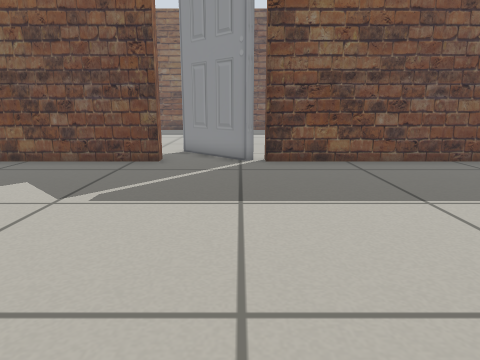
view 1 (above)

16 first-person views from a walk through a robot-simulator world made for Gazebo. The camera is 0.5 m above the floor, tilts 12° down and sees 70° across. The floor is counted in squares, 0.25 m on a side. Each view is taken from the middle of a square. On the plan, view 1 faces up. The plan holds only what a view shows up to about 18 squares ahead; the rest is blank.

view 2
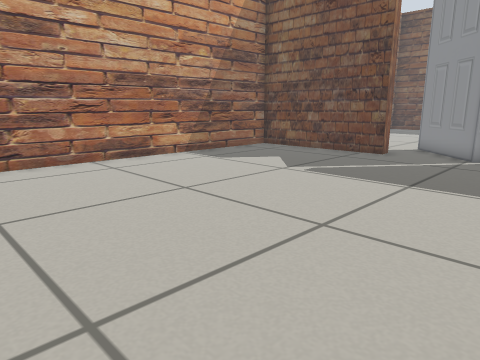

view 3
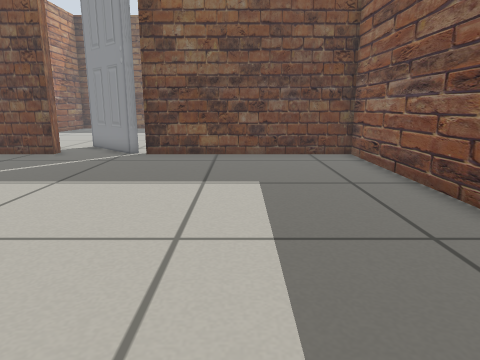

view 4
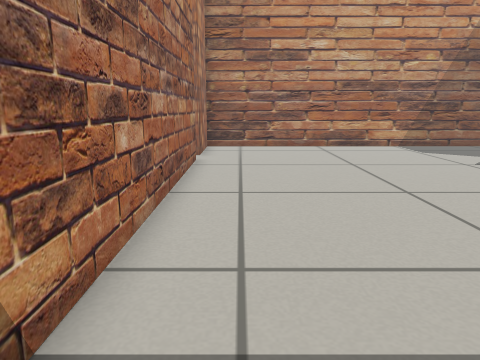

view 5
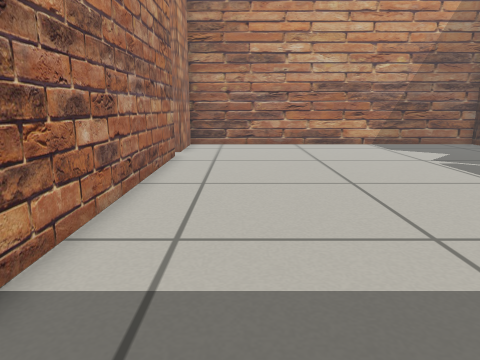

view 6
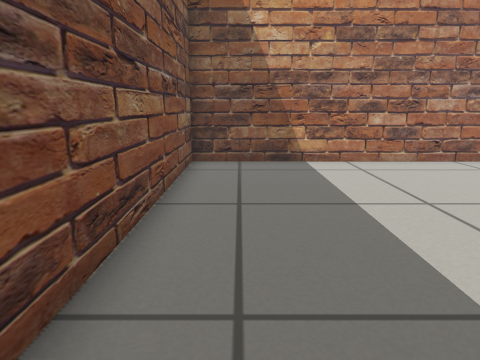

view 7
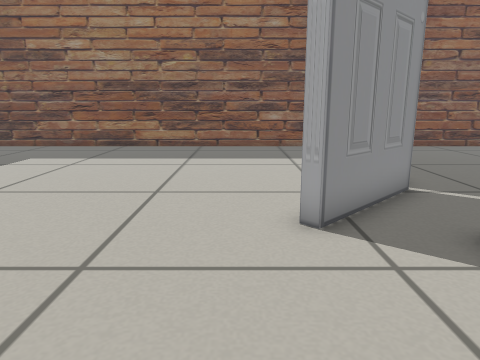

view 8
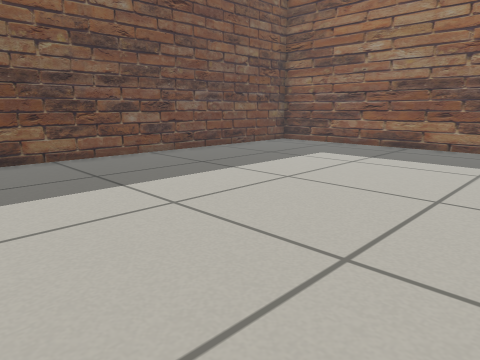

view 9
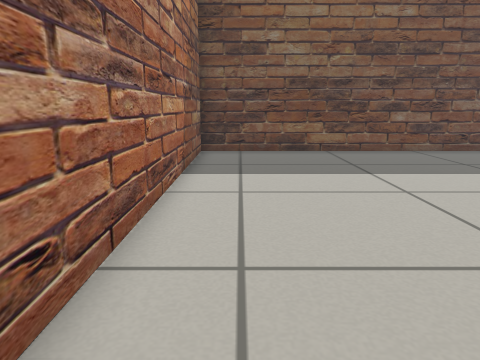

view 10
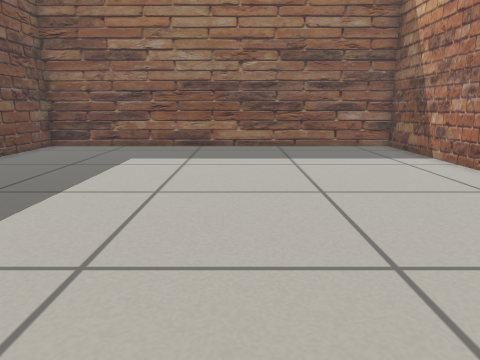

view 11
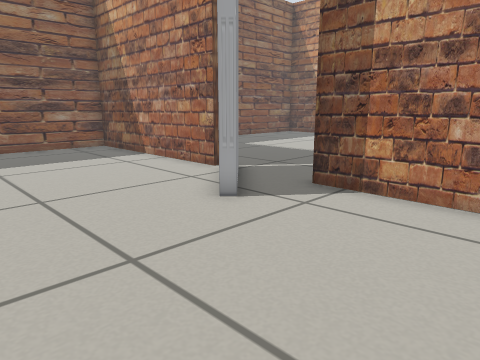

view 12
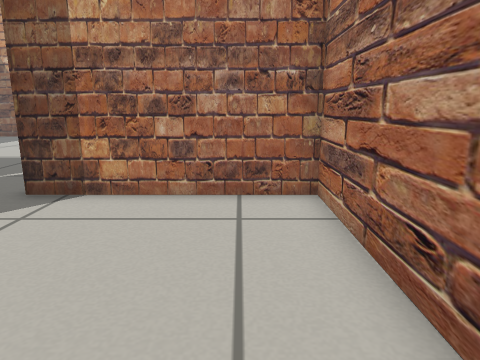

view 13
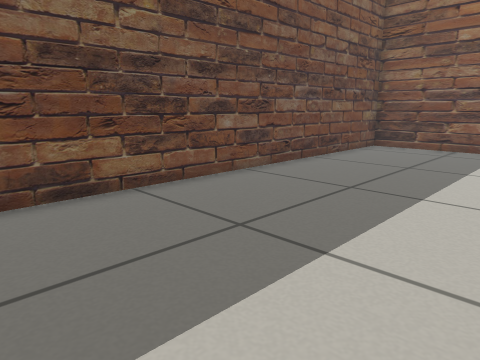

view 14
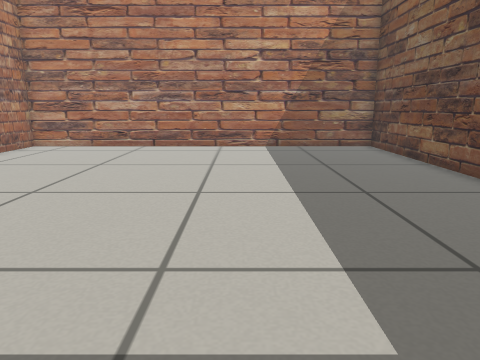

view 15
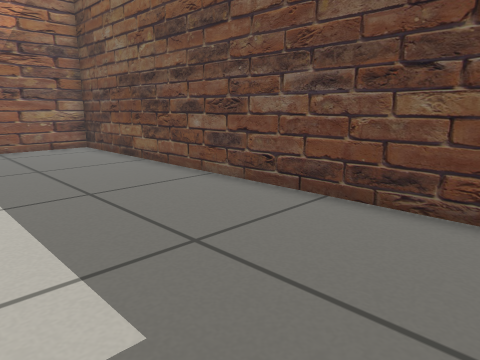

view 16
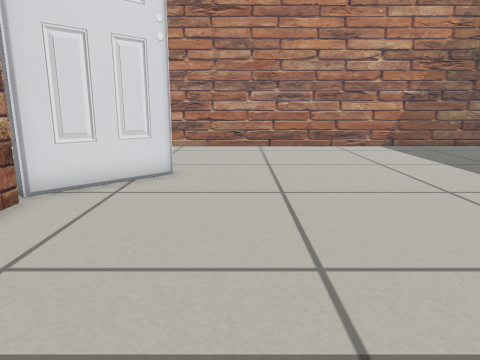

### Floor plan
Points are (right, up) in squares from view 1. A wall is a line through its corners. A room is listed if a view was taken in it or the views show most of it. See-through windows are left out.
Room 1 (views 1, 2, 3, 4, 5, 6)
walls: (-3, 13.3) (-3, 12.7) (-9.1, 12.7); (-5.2, -2.7) (9.8, -2.7) (9.8, 12.7) (1, 12.7) (1, 13.3); (-9.8, 12.6) (-9.8, -2.7) (-6.4, -2.7)
ways out: opening at (-1.5, 13) to room 2
Room 2 (views 7, 8, 9, 10, 11, 12, 13, 14, 15, 16)
walls: (1, 13.3) (9.8, 13.3) (9.8, 30.8) (-9.8, 30.8) (-9.8, 13.3) (-3, 13.3)
ways out: opening at (-1.5, 13) to room 1
objects: door leaf (-2, 13) to (0, 16)

Where each view was taken, in squares from view 1:
view 1: 0 up, 0 right, facing up
view 2: 2 down, 3 right, facing up-left
view 3: 2 down, 5 right, facing up
view 4: 1 down, 8 right, facing left
view 5: 0 up, 9 right, facing left
view 6: 10 up, 8 right, facing down
view 7: 17 up, 8 left, facing right
view 8: 17 up, 8 left, facing up-right
view 9: 15 up, 8 left, facing up
view 10: 21 up, 8 left, facing right
view 11: 21 up, 8 left, facing down-right
view 12: 21 up, 8 left, facing down
view 13: 23 up, 8 left, facing up-right
view 14: 24 up, 8 right, facing left
view 15: 24 up, 8 right, facing up-left
view 16: 18 up, 8 right, facing left
